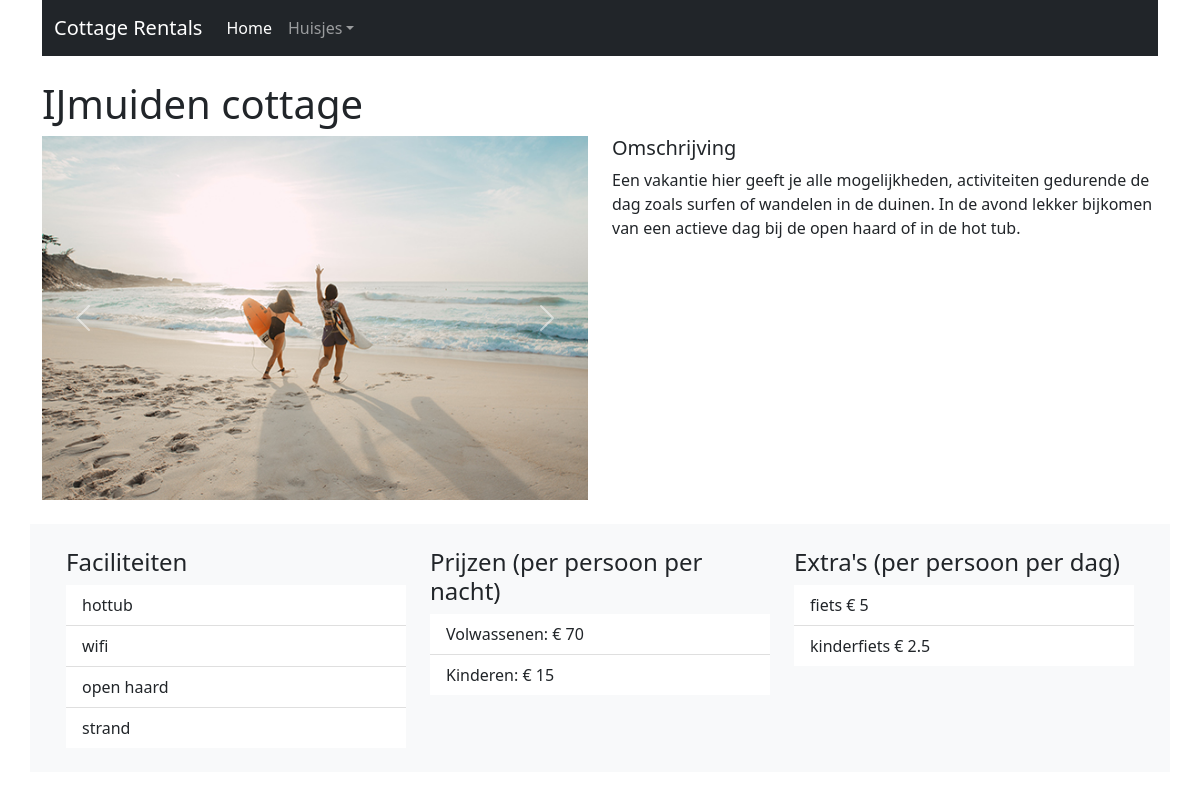
The app's page /huisjes.php?cottageID=1 with its own data.
### tables this page shows
CREATE TABLE `cottages` (
  `cottage_id` int(11) NOT NULL,
  `cottage_name` varchar(50) NOT NULL,
  `cottage_excerpt` varchar(255) NOT NULL,
  `cottage_descr` longtext NOT NULL,
  `cottage_img` varchar(255) NOT NULL,
  `cottage_img2` varchar(255) NOT NULL,
  `cottage_img3` varchar(255) NOT NULL,
  `cottage_img4` varchar(255) NOT NULL,
  `cottage_price_a` double NOT NULL,
  `cottage_price_b` double NOT NULL,
  `cottage_price_c` double NOT NULL
);

CREATE TABLE `facilities` (
  `facility_id` int(11) NOT NULL,
  `facility_name` varchar(255) NOT NULL
);

CREATE TABLE `additions` (
  `addition_id` int(11) NOT NULL,
  `addition_name` varchar(255) NOT NULL,
  `addition_price` double NOT NULL
);

### includes/functions.php (called while the page is built, shortened)
<?php
function getData($sql, $method){
    global $conn;
    $statement = $conn->query($sql);
    if($method == 'fetch'){
        $result = $statement->fetch(PDO::FETCH_BOTH);
    }
    else {
        $result = $statement->fetchAll(PDO::FETCH_BOTH);
    }
    return $result;
}
?>

### huisjes.php (the view, shortened to what this page needs)
<?php
include 'includes/database.php';
include 'includes/functions.php';
include "header.php";
$huis = $_GET['cottageID'];
if($huis = $_GET['cottageID']){
    $sql = "SELECT * FROM `cottages` WHERE `cottage_id` = $huis;";
    $statement = $conn->query($sql);
    $result = $statement->fetch(PDO::FETCH_BOTH);
}else{
    $huis = 2;
    $sql = "SELECT * FROM `cottages` WHERE `cottage_id` = $huis;";
    $statement = $conn->query($sql);
    $result = $statement->fetch(PDO::FETCH_BOTH);
}
?>
<section>
    <div class="container mt-4">
        <h1><?php echo $result["cottage_name"]?></h1>
        <div class="row">
            <div class="col">
                <div id="carouselExampleControls" class="carousel slide pointer-event" data-bs-ride="carousel">
                    <div class="carousel-inner">
                        <div class="carousel-item active">
                            <img src="images/<?php echo $result["cottage_img2"]?>" class="d-block w-100" alt="ijmuiden-strand.jpg">
                        </div>
                    </div>
                    <button class="carousel-control-prev" type="button" data-bs-target="#carouselExampleControls" data-bs-slide="prev">
                        <span class="carousel-control-prev-icon" aria-hidden="true"></span>
                    </button>
                    <button class="carousel-control-next" type="button" data-bs-target="#carouselExampleControls" data-bs-slide="next">
                        <span class="carousel-control-next-icon" aria-hidden="true"></span>
                    </button>
                </div>
            </div>
            <div class="col">
                <h5>Omschrijving</h5>
                <p><?php echo $result["cottage_descr"]?></p>
            </div>
        </div>
    </div>
</section>
<section>
    <div class="container mt-4 bg-light">
        <div class="row  px-4 py-4">
            <div class="col">
                <?php include "includes/facilities.php";?>
            </div>
            <div class="col">
                <h4>Prijzen (per persoon per nacht)</h4>
                <ul class="list-group list-group-flush">
                    <li class="list-group-item">Volwassenen: &euro; <?php echo $cottage["cottage_price_a"]?></li>
                    <li class="list-group-item">Kinderen: &euro; <?php echo $cottage["cottage_price_c"]?></li>
                </ul>
            </div>
            <div class="col">
               <?php include "includes/additions.php"?>
            </div>
        </div>
    </div>
</section>
<?php
include "footer.php";
?>

### includes/facilities.php
<?php
$sql = "SELECT facilities.facility_name FROM `cottages_facilities` INNER JOIN facilities ON facilities.facility_id=cottages_facilities.facility_id WHERE cottages_facilities.cottage_id = " . $huis;
$tblFacilities = getData($sql, "fetchAll");
?>
<h4>Faciliteiten</h4>
<ul class="list-group list-group-flush">
    <?php
    foreach($tblFacilities as $facility) { ?>
        <li class="list-group-item"><?php echo $facility["facility_name"];?></li>
    <?php }  ?>
</ul>

### includes/additions.php
<?php
$sql = "SELECT * FROM `additions`";
$tblAdditions = getData($sql, "fetchAll");
?>
<h4>Extra's (per persoon per dag)</h4>
<ul class="list-group list-group-flush">
    <?php
    foreach($tblAdditions as $addition) { ?>
    <li class="list-group-item"><?php echo $addition["addition_name"];?> &euro; <?php echo $addition["addition_price"];?></li>
<?php }  ?>

### records on screen
cottages: cottage_name "IJmuiden cottage", cottage_img2 (picture), cottage_descr "Een vakantie hier geeft je alle mogelijkheden, activiteiten gedurende de dag zoals surfen of wandelen in de duinen. In de avond lekker bijkomen van een actieve dag bij de open haard of in de hot tub."
facilities: facility_name "hottub"
facilities: facility_name "wifi"
facilities: facility_name "open haard"
facilities: facility_name "strand"
cottages: cottage_price_a "70", cottage_price_c "15"
additions: addition_name "fiets", addition_price "5"
additions: addition_name "kinderfiets", addition_price "2.5"
